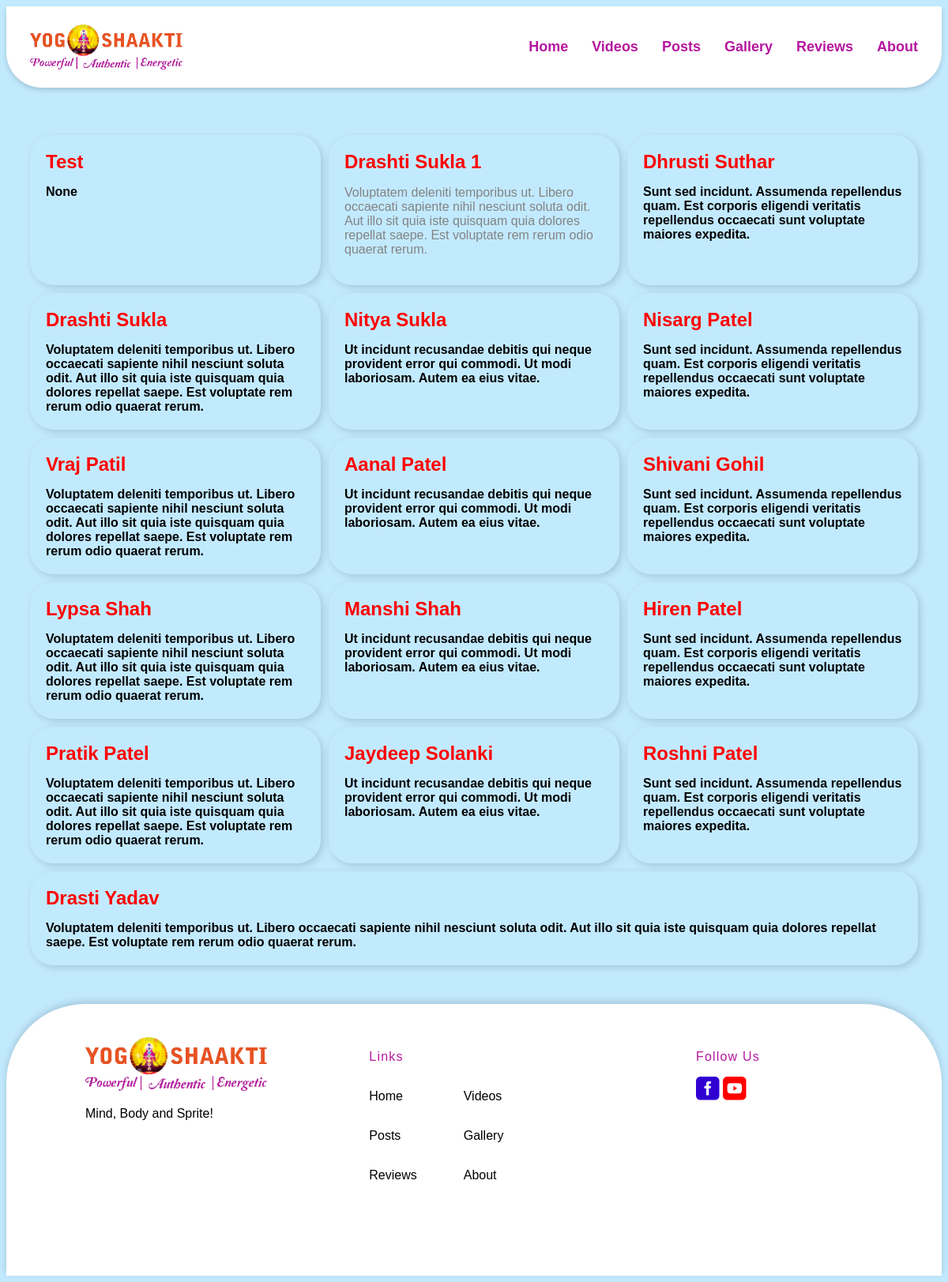
/yoga_review/, run on an earlier commit of the app's database.
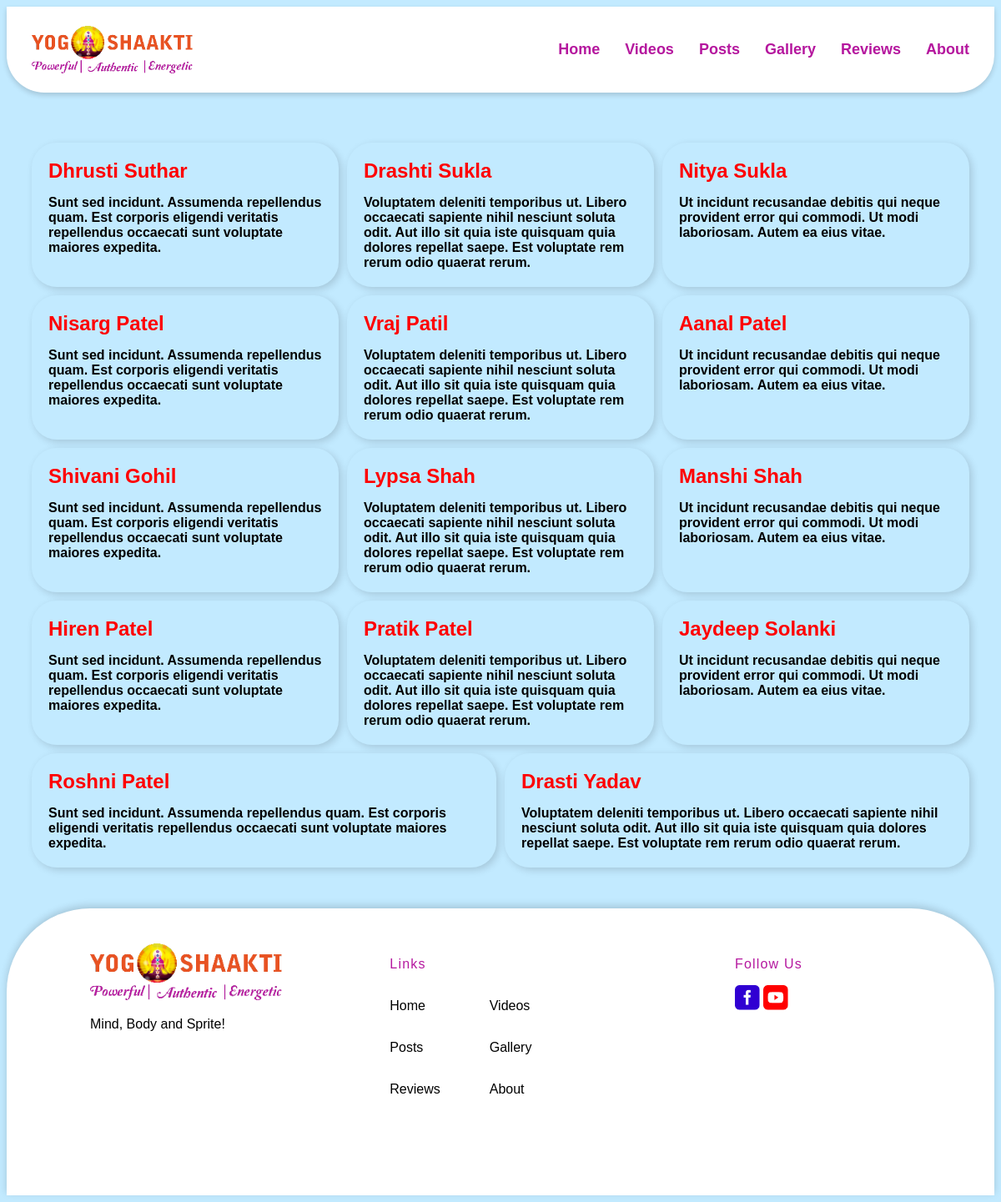
And on a later commit of the database.
### home/models.py (models this page shows, shortened)
class Customer_reviews(models.Model):
    name = models.CharField(max_length=50, null=True, blank=True)
    message = RichTextField(null = True)
    class Meta:
        verbose_name_plural = "customer_reviews"

### home/views.py (the view)
# urls.py: path('yoga_review/', views.yoga_review, name="yoga_review"),
def yoga_review(request):
    data_review = Customer_reviews.objects.all()
    return render(request, 'review.html',{'data_review' : data_review})

### templates/review.html (shortened to what the changed rows need)
{% load static %}
<!DOCTYPE html>
<html lang="en" dir="ltr">
  <head>
    <link type="text/css" rel="stylesheet" href="{% static 'css/style.css' %}">
  </head>
  <body class="review_page">
  <div id="maindiv">
    {% for i in data_review %}
      <div id="tb1">
        <p id="text">{{ i.name  | safe}}</p>
        <p id="reviews">{{ i.message  | safe}}</p>
      </div>
    {% endfor %}
  </div>
  </body>
</html>

What changed in the data, as far as the page shows it:
removed Customer_reviews: name "Test", message "None"
removed Customer_reviews: name "Drashti Sukla 1", message "Voluptatem deleniti temporibus ut. Libero occaecati sapiente nihil nesciunt soluta odit. Aut illo sit quia iste quisquam quia dolores repellat saepe. Est voluptate rem rerum odio quaerat rerum."
